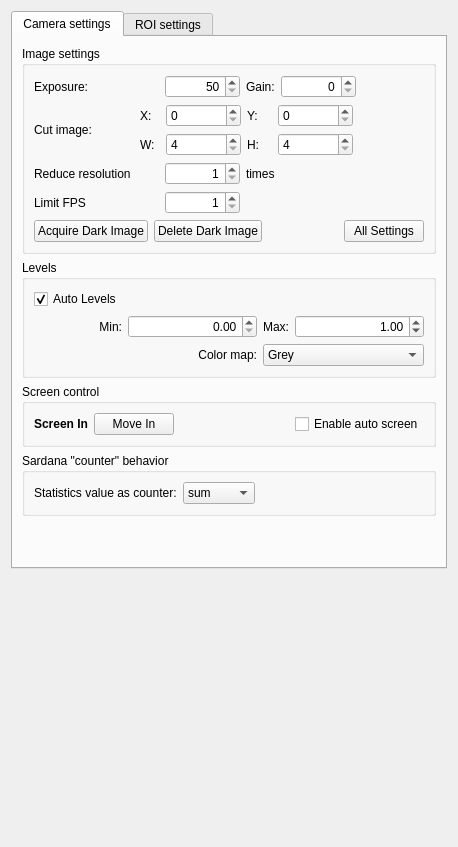
<?xml version="1.0" encoding="UTF-8"?>
<ui version="4.0">
 <class>SettingsWidget</class>
 <widget class="QWidget" name="SettingsWidget">
  <property name="geometry">
   <rect>
    <x>0</x>
    <y>0</y>
    <width>457</width>
    <height>847</height>
   </rect>
  </property>
  <property name="minimumSize">
   <size>
    <width>0</width>
    <height>0</height>
   </size>
  </property>
  <property name="maximumSize">
   <size>
    <width>457</width>
    <height>16777215</height>
   </size>
  </property>
  <property name="windowTitle">
   <string>Form</string>
  </property>
  <layout class="QVBoxLayout" name="verticalLayout">
   <item>
    <widget class="QTabWidget" name="tabWidget">
     <property name="currentIndex">
      <number>0</number>
     </property>
     <widget class="QWidget" name="tab">
      <attribute name="title">
       <string>Camera settings</string>
      </attribute>
      <layout class="QVBoxLayout" name="verticalLayout_5">
       <item>
        <widget class="QGroupBox" name="groupBox">
         <property name="title">
          <string>Image settings</string>
         </property>
         <layout class="QVBoxLayout" name="verticalLayout_3">
          <item>
           <layout class="QHBoxLayout" name="horizontalLayout_4">
            <item>
             <widget class="QLabel" name="label">
              <property name="minimumSize">
               <size>
                <width>125</width>
                <height>0</height>
               </size>
              </property>
              <property name="text">
               <string>Exposure:</string>
              </property>
             </widget>
            </item>
            <item>
             <widget class="QSpinBox" name="sbExposureTime">
              <property name="minimumSize">
               <size>
                <width>75</width>
                <height>0</height>
               </size>
              </property>
              <property name="maximumSize">
               <size>
                <width>75</width>
                <height>16777215</height>
               </size>
              </property>
              <property name="alignment">
               <set>Qt::AlignRight|Qt::AlignTrailing|Qt::AlignVCenter</set>
              </property>
              <property name="minimum">
               <number>50</number>
              </property>
              <property name="maximum">
               <number>1000000</number>
              </property>
             </widget>
            </item>
            <item>
             <widget class="QLabel" name="label_3">
              <property name="text">
               <string>Gain:</string>
              </property>
             </widget>
            </item>
            <item>
             <widget class="QSpinBox" name="sbGain">
              <property name="minimumSize">
               <size>
                <width>75</width>
                <height>0</height>
               </size>
              </property>
              <property name="alignment">
               <set>Qt::AlignRight|Qt::AlignTrailing|Qt::AlignVCenter</set>
              </property>
              <property name="maximum">
               <number>22</number>
              </property>
             </widget>
            </item>
            <item>
             <spacer name="horizontalSpacer_6">
              <property name="orientation">
               <enum>Qt::Horizontal</enum>
              </property>
              <property name="sizeHint" stdset="0">
               <size>
                <width>40</width>
                <height>20</height>
               </size>
              </property>
             </spacer>
            </item>
           </layout>
          </item>
          <item>
           <layout class="QGridLayout" name="gridLayout">
            <item row="0" column="1">
             <widget class="QLabel" name="label_19">
              <property name="minimumSize">
               <size>
                <width>20</width>
                <height>0</height>
               </size>
              </property>
              <property name="text">
               <string>X:</string>
              </property>
             </widget>
            </item>
            <item row="0" column="2">
             <widget class="QSpinBox" name="sbViewX">
              <property name="minimumSize">
               <size>
                <width>75</width>
                <height>0</height>
               </size>
              </property>
              <property name="maximum">
               <number>9999</number>
              </property>
              <property name="singleStep">
               <number>4</number>
              </property>
             </widget>
            </item>
            <item row="0" column="3">
             <widget class="QLabel" name="label_20">
              <property name="minimumSize">
               <size>
                <width>25</width>
                <height>0</height>
               </size>
              </property>
              <property name="text">
               <string>Y:</string>
              </property>
             </widget>
            </item>
            <item row="0" column="4">
             <widget class="QSpinBox" name="sbViewY">
              <property name="minimumSize">
               <size>
                <width>75</width>
                <height>0</height>
               </size>
              </property>
              <property name="maximum">
               <number>9999</number>
              </property>
              <property name="singleStep">
               <number>4</number>
              </property>
             </widget>
            </item>
            <item row="1" column="3">
             <widget class="QLabel" name="label_28">
              <property name="text">
               <string>H:</string>
              </property>
             </widget>
            </item>
            <item row="1" column="1">
             <widget class="QLabel" name="label_27">
              <property name="text">
               <string>W:</string>
              </property>
             </widget>
            </item>
            <item row="1" column="2">
             <widget class="QSpinBox" name="sbViewW">
              <property name="minimum">
               <number>4</number>
              </property>
              <property name="maximum">
               <number>9999</number>
              </property>
              <property name="singleStep">
               <number>4</number>
              </property>
             </widget>
            </item>
            <item row="1" column="4">
             <widget class="QSpinBox" name="sbViewH">
              <property name="minimum">
               <number>4</number>
              </property>
              <property name="maximum">
               <number>9999</number>
              </property>
              <property name="singleStep">
               <number>4</number>
              </property>
             </widget>
            </item>
            <item row="0" column="5">
             <spacer name="horizontalSpacer_8">
              <property name="orientation">
               <enum>Qt::Horizontal</enum>
              </property>
              <property name="sizeHint" stdset="0">
               <size>
                <width>40</width>
                <height>20</height>
               </size>
              </property>
             </spacer>
            </item>
            <item row="0" column="0" rowspan="2">
             <widget class="QLabel" name="label_22">
              <property name="minimumSize">
               <size>
                <width>100</width>
                <height>0</height>
               </size>
              </property>
              <property name="text">
               <string>Cut image:</string>
              </property>
             </widget>
            </item>
           </layout>
          </item>
          <item>
           <layout class="QHBoxLayout" name="horizontalLayout_9">
            <item>
             <widget class="QLabel" name="lbFps_2">
              <property name="minimumSize">
               <size>
                <width>125</width>
                <height>0</height>
               </size>
              </property>
              <property name="text">
               <string>Reduce resolution</string>
              </property>
             </widget>
            </item>
            <item>
             <widget class="QSpinBox" name="sbReduce">
              <property name="minimumSize">
               <size>
                <width>75</width>
                <height>0</height>
               </size>
              </property>
              <property name="alignment">
               <set>Qt::AlignRight|Qt::AlignTrailing|Qt::AlignVCenter</set>
              </property>
              <property name="minimum">
               <number>1</number>
              </property>
             </widget>
            </item>
            <item>
             <widget class="QLabel" name="lbFps_3">
              <property name="text">
               <string>times</string>
              </property>
             </widget>
            </item>
            <item>
             <spacer name="horizontalSpacer_11">
              <property name="orientation">
               <enum>Qt::Horizontal</enum>
              </property>
              <property name="sizeHint" stdset="0">
               <size>
                <width>40</width>
                <height>20</height>
               </size>
              </property>
             </spacer>
            </item>
           </layout>
          </item>
          <item>
           <layout class="QHBoxLayout" name="horizontalLayout_8">
            <item>
             <widget class="QLabel" name="lbFps">
              <property name="minimumSize">
               <size>
                <width>125</width>
                <height>0</height>
               </size>
              </property>
              <property name="text">
               <string>Limit FPS</string>
              </property>
             </widget>
            </item>
            <item>
             <widget class="QSpinBox" name="sbFPS">
              <property name="minimumSize">
               <size>
                <width>75</width>
                <height>0</height>
               </size>
              </property>
              <property name="alignment">
               <set>Qt::AlignRight|Qt::AlignTrailing|Qt::AlignVCenter</set>
              </property>
              <property name="minimum">
               <number>1</number>
              </property>
             </widget>
            </item>
            <item>
             <spacer name="horizontalSpacer_10">
              <property name="orientation">
               <enum>Qt::Horizontal</enum>
              </property>
              <property name="sizeHint" stdset="0">
               <size>
                <width>40</width>
                <height>20</height>
               </size>
              </property>
             </spacer>
            </item>
           </layout>
          </item>
          <item>
           <layout class="QHBoxLayout" name="horizontalLayout_5">
            <item>
             <widget class="QPushButton" name="tbDarkImage">
              <property name="text">
               <string>Acquire Dark Image</string>
              </property>
             </widget>
            </item>
            <item>
             <widget class="QPushButton" name="tbDarkImageDelete">
              <property name="text">
               <string>Delete Dark Image</string>
              </property>
             </widget>
            </item>
            <item>
             <spacer name="horizontalSpacer">
              <property name="orientation">
               <enum>Qt::Horizontal</enum>
              </property>
              <property name="sizeHint" stdset="0">
               <size>
                <width>40</width>
                <height>20</height>
               </size>
              </property>
             </spacer>
            </item>
            <item>
             <widget class="QPushButton" name="tbAllParams">
              <property name="text">
               <string>All Settings</string>
              </property>
             </widget>
            </item>
           </layout>
          </item>
         </layout>
        </widget>
       </item>
       <item>
        <widget class="QGroupBox" name="groupBox_4">
         <property name="title">
          <string>Levels</string>
         </property>
         <layout class="QGridLayout" name="gridLayout_2">
          <item row="1" column="0">
           <widget class="QLabel" name="label_2">
            <property name="text">
             <string>Min:</string>
            </property>
            <property name="alignment">
             <set>Qt::AlignRight|Qt::AlignTrailing|Qt::AlignVCenter</set>
            </property>
           </widget>
          </item>
          <item row="1" column="2">
           <widget class="QLabel" name="label_4">
            <property name="text">
             <string>Max:</string>
            </property>
            <property name="alignment">
             <set>Qt::AlignRight|Qt::AlignTrailing|Qt::AlignVCenter</set>
            </property>
           </widget>
          </item>
          <item row="2" column="0" colspan="2">
           <widget class="QLabel" name="label_5">
            <property name="text">
             <string>Color map:</string>
            </property>
            <property name="alignment">
             <set>Qt::AlignRight|Qt::AlignTrailing|Qt::AlignVCenter</set>
            </property>
           </widget>
          </item>
          <item row="2" column="2" colspan="2">
           <widget class="QComboBox" name="cbColorMap">
            <property name="sizePolicy">
             <sizepolicy hsizetype="Preferred" vsizetype="Preferred">
              <horstretch>0</horstretch>
              <verstretch>0</verstretch>
             </sizepolicy>
            </property>
            <property name="minimumSize">
             <size>
              <width>0</width>
              <height>0</height>
             </size>
            </property>
            <item>
             <property name="text">
              <string>Grey</string>
             </property>
            </item>
            <item>
             <property name="text">
              <string>Thermal</string>
             </property>
            </item>
            <item>
             <property name="text">
              <string>Flame</string>
             </property>
            </item>
            <item>
             <property name="text">
              <string>Yellowy</string>
             </property>
            </item>
            <item>
             <property name="text">
              <string>Bipolar</string>
             </property>
            </item>
            <item>
             <property name="text">
              <string>Spectrum</string>
             </property>
            </item>
            <item>
             <property name="text">
              <string>Cyclic</string>
             </property>
            </item>
            <item>
             <property name="text">
              <string>Qreyclip</string>
             </property>
            </item>
           </widget>
          </item>
          <item row="1" column="3">
           <widget class="QDoubleSpinBox" name="sbMaxLevel">
            <property name="sizePolicy">
             <sizepolicy hsizetype="Expanding" vsizetype="Fixed">
              <horstretch>0</horstretch>
              <verstretch>0</verstretch>
             </sizepolicy>
            </property>
            <property name="alignment">
             <set>Qt::AlignRight|Qt::AlignTrailing|Qt::AlignVCenter</set>
            </property>
            <property name="maximum">
             <double>300.000000000000000</double>
            </property>
            <property name="value">
             <double>1.000000000000000</double>
            </property>
           </widget>
          </item>
          <item row="0" column="0">
           <widget class="QCheckBox" name="chkAutoLevels">
            <property name="text">
             <string>Auto Levels</string>
            </property>
            <property name="checked">
             <bool>true</bool>
            </property>
           </widget>
          </item>
          <item row="1" column="1">
           <widget class="QDoubleSpinBox" name="sbMinLevel">
            <property name="sizePolicy">
             <sizepolicy hsizetype="Expanding" vsizetype="Fixed">
              <horstretch>0</horstretch>
              <verstretch>0</verstretch>
             </sizepolicy>
            </property>
            <property name="alignment">
             <set>Qt::AlignRight|Qt::AlignTrailing|Qt::AlignVCenter</set>
            </property>
            <property name="maximum">
             <double>300.000000000000000</double>
            </property>
           </widget>
          </item>
         </layout>
        </widget>
       </item>
       <item>
        <widget class="QGroupBox" name="gb_screen_motor">
         <property name="title">
          <string>Screen control</string>
         </property>
         <layout class="QHBoxLayout" name="horizontalLayout_2">
          <item>
           <widget class="QLabel" name="lb_screen_status">
            <property name="font">
             <font>
              <weight>75</weight>
              <bold>true</bold>
             </font>
            </property>
            <property name="text">
             <string>Screen In</string>
            </property>
           </widget>
          </item>
          <item>
           <widget class="QPushButton" name="pbInOut">
            <property name="minimumSize">
             <size>
              <width>50</width>
              <height>0</height>
             </size>
            </property>
            <property name="text">
             <string>Move In</string>
            </property>
           </widget>
          </item>
          <item>
           <spacer name="horizontalSpacer_5">
            <property name="orientation">
             <enum>Qt::Horizontal</enum>
            </property>
            <property name="sizeHint" stdset="0">
             <size>
              <width>40</width>
              <height>20</height>
             </size>
            </property>
           </spacer>
          </item>
          <item>
           <spacer name="horizontalSpacer_2">
            <property name="orientation">
             <enum>Qt::Horizontal</enum>
            </property>
            <property name="sizeHint" stdset="0">
             <size>
              <width>40</width>
              <height>20</height>
             </size>
            </property>
           </spacer>
          </item>
          <item>
           <widget class="QCheckBox" name="chk_auto_screen">
            <property name="text">
             <string>Enable auto screen</string>
            </property>
           </widget>
          </item>
         </layout>
        </widget>
       </item>
       <item>
        <widget class="QGroupBox" name="gb_sardana">
         <property name="title">
          <string>Sardana &quot;counter&quot; behavior</string>
         </property>
         <layout class="QHBoxLayout" name="horizontalLayout_3">
          <item>
           <widget class="QLabel" name="lb_screen_status_2">
            <property name="font">
             <font>
              <weight>50</weight>
              <bold>false</bold>
             </font>
            </property>
            <property name="text">
             <string>Statistics value as counter:</string>
            </property>
           </widget>
          </item>
          <item>
           <widget class="QComboBox" name="cb_counter">
            <property name="sizePolicy">
             <sizepolicy hsizetype="Preferred" vsizetype="Preferred">
              <horstretch>0</horstretch>
              <verstretch>0</verstretch>
             </sizepolicy>
            </property>
            <property name="minimumSize">
             <size>
              <width>0</width>
              <height>0</height>
             </size>
            </property>
            <item>
             <property name="text">
              <string>sum</string>
             </property>
            </item>
            <item>
             <property name="text">
              <string>max_i</string>
             </property>
            </item>
            <item>
             <property name="text">
              <string>max_x</string>
             </property>
            </item>
            <item>
             <property name="text">
              <string>max_y</string>
             </property>
            </item>
            <item>
             <property name="text">
              <string>com_x</string>
             </property>
            </item>
            <item>
             <property name="text">
              <string>com_y</string>
             </property>
            </item>
            <item>
             <property name="text">
              <string>fwhm_x</string>
             </property>
            </item>
            <item>
             <property name="text">
              <string>fwhm_y</string>
             </property>
            </item>
           </widget>
          </item>
          <item>
           <spacer name="horizontalSpacer_7">
            <property name="orientation">
             <enum>Qt::Horizontal</enum>
            </property>
            <property name="sizeHint" stdset="0">
             <size>
              <width>40</width>
              <height>20</height>
             </size>
            </property>
           </spacer>
          </item>
         </layout>
        </widget>
       </item>
       <item>
        <spacer name="verticalSpacer_2">
         <property name="orientation">
          <enum>Qt::Vertical</enum>
         </property>
         <property name="sizeHint" stdset="0">
          <size>
           <width>20</width>
           <height>40</height>
          </size>
         </property>
        </spacer>
       </item>
      </layout>
     </widget>
     <widget class="QWidget" name="tab_2">
      <attribute name="title">
       <string>ROI settings</string>
      </attribute>
      <layout class="QVBoxLayout" name="verticalLayout_4">
       <item>
        <widget class="QGroupBox" name="groupBox_2">
         <property name="title">
          <string>Markers</string>
         </property>
         <layout class="QVBoxLayout" name="verticalLayout_2">
          <item>
           <layout class="QHBoxLayout" name="horizontalLayout">
            <item>
             <spacer name="horizontalSpacer_4">
              <property name="orientation">
               <enum>Qt::Horizontal</enum>
              </property>
              <property name="sizeHint" stdset="0">
               <size>
                <width>40</width>
                <height>20</height>
               </size>
              </property>
             </spacer>
            </item>
            <item>
             <widget class="QPushButton" name="but_add_marker">
              <property name="text">
               <string>Add Marker</string>
              </property>
             </widget>
            </item>
           </layout>
          </item>
          <item>
           <widget class="QWidget" name="layout_markers" native="true">
            <property name="minimumSize">
             <size>
              <width>0</width>
              <height>0</height>
             </size>
            </property>
            <property name="maximumSize">
             <size>
              <width>16777215</width>
              <height>16777215</height>
             </size>
            </property>
           </widget>
          </item>
         </layout>
        </widget>
       </item>
       <item>
        <widget class="QGroupBox" name="groupBox_3">
         <property name="title">
          <string>ROI</string>
         </property>
         <layout class="QGridLayout" name="gridLayout_3">
          <item row="2" column="3">
           <widget class="QSpinBox" name="sbRoiY">
            <property name="sizePolicy">
             <sizepolicy hsizetype="Expanding" vsizetype="Fixed">
              <horstretch>0</horstretch>
              <verstretch>0</verstretch>
             </sizepolicy>
            </property>
            <property name="maximum">
             <number>9999</number>
            </property>
           </widget>
          </item>
          <item row="2" column="0">
           <widget class="QLabel" name="label_6">
            <property name="text">
             <string>X:</string>
            </property>
            <property name="alignment">
             <set>Qt::AlignRight|Qt::AlignTrailing|Qt::AlignVCenter</set>
            </property>
           </widget>
          </item>
          <item row="0" column="0">
           <widget class="QCheckBox" name="chbShowRoi">
            <property name="text">
             <string>Enable</string>
            </property>
           </widget>
          </item>
          <item row="2" column="1">
           <widget class="QSpinBox" name="sbRoiX">
            <property name="sizePolicy">
             <sizepolicy hsizetype="Expanding" vsizetype="Fixed">
              <horstretch>0</horstretch>
              <verstretch>0</verstretch>
             </sizepolicy>
            </property>
            <property name="maximum">
             <number>9999</number>
            </property>
           </widget>
          </item>
          <item row="3" column="3">
           <widget class="QSpinBox" name="sbRoiHeight">
            <property name="sizePolicy">
             <sizepolicy hsizetype="Expanding" vsizetype="Fixed">
              <horstretch>0</horstretch>
              <verstretch>0</verstretch>
             </sizepolicy>
            </property>
            <property name="maximum">
             <number>9999</number>
            </property>
           </widget>
          </item>
          <item row="3" column="2">
           <widget class="QLabel" name="label_8">
            <property name="text">
             <string>H:</string>
            </property>
            <property name="alignment">
             <set>Qt::AlignRight|Qt::AlignTrailing|Qt::AlignVCenter</set>
            </property>
           </widget>
          </item>
          <item row="3" column="0">
           <widget class="QLabel" name="label_9">
            <property name="text">
             <string>W:</string>
            </property>
            <property name="alignment">
             <set>Qt::AlignRight|Qt::AlignTrailing|Qt::AlignVCenter</set>
            </property>
           </widget>
          </item>
          <item row="2" column="2">
           <widget class="QLabel" name="label_7">
            <property name="text">
             <string>Y:</string>
            </property>
            <property name="alignment">
             <set>Qt::AlignRight|Qt::AlignTrailing|Qt::AlignVCenter</set>
            </property>
           </widget>
          </item>
          <item row="3" column="1">
           <widget class="QSpinBox" name="sbRoiWidth">
            <property name="sizePolicy">
             <sizepolicy hsizetype="Expanding" vsizetype="Fixed">
              <horstretch>0</horstretch>
              <verstretch>0</verstretch>
             </sizepolicy>
            </property>
            <property name="maximum">
             <number>9999</number>
            </property>
           </widget>
          </item>
         </layout>
        </widget>
       </item>
       <item>
        <widget class="QGroupBox" name="groupBox_5">
         <property name="title">
          <string>Statistics</string>
         </property>
         <property name="checkable">
          <bool>false</bool>
         </property>
         <layout class="QGridLayout" name="gridLayout_4">
          <item row="2" column="2">
           <widget class="QLineEdit" name="leMinY">
            <property name="sizePolicy">
             <sizepolicy hsizetype="Fixed" vsizetype="Fixed">
              <horstretch>0</horstretch>
              <verstretch>0</verstretch>
             </sizepolicy>
            </property>
            <property name="minimumSize">
             <size>
              <width>0</width>
              <height>0</height>
             </size>
            </property>
            <property name="maximumSize">
             <size>
              <width>100</width>
              <height>16777215</height>
             </size>
            </property>
            <property name="alignment">
             <set>Qt::AlignCenter</set>
            </property>
           </widget>
          </item>
          <item row="1" column="4">
           <widget class="QCheckBox" name="chbShowMax">
            <property name="text">
             <string/>
            </property>
           </widget>
          </item>
          <item row="2" column="3">
           <widget class="QLineEdit" name="leMinVal">
            <property name="sizePolicy">
             <sizepolicy hsizetype="Fixed" vsizetype="Fixed">
              <horstretch>0</horstretch>
              <verstretch>0</verstretch>
             </sizepolicy>
            </property>
            <property name="minimumSize">
             <size>
              <width>0</width>
              <height>0</height>
             </size>
            </property>
            <property name="maximumSize">
             <size>
              <width>100</width>
              <height>16777215</height>
             </size>
            </property>
            <property name="alignment">
             <set>Qt::AlignCenter</set>
            </property>
           </widget>
          </item>
          <item row="1" column="3">
           <widget class="QLineEdit" name="leMaxVal">
            <property name="sizePolicy">
             <sizepolicy hsizetype="Fixed" vsizetype="Fixed">
              <horstretch>0</horstretch>
              <verstretch>0</verstretch>
             </sizepolicy>
            </property>
            <property name="minimumSize">
             <size>
              <width>0</width>
              <height>0</height>
             </size>
            </property>
            <property name="maximumSize">
             <size>
              <width>100</width>
              <height>16777215</height>
             </size>
            </property>
            <property name="alignment">
             <set>Qt::AlignCenter</set>
            </property>
           </widget>
          </item>
          <item row="2" column="1">
           <widget class="QLineEdit" name="leMinX">
            <property name="sizePolicy">
             <sizepolicy hsizetype="Fixed" vsizetype="Fixed">
              <horstretch>0</horstretch>
              <verstretch>0</verstretch>
             </sizepolicy>
            </property>
            <property name="minimumSize">
             <size>
              <width>0</width>
              <height>0</height>
             </size>
            </property>
            <property name="maximumSize">
             <size>
              <width>100</width>
              <height>16777215</height>
             </size>
            </property>
            <property name="alignment">
             <set>Qt::AlignCenter</set>
            </property>
           </widget>
          </item>
          <item row="2" column="4">
           <widget class="QCheckBox" name="chbShowMin">
            <property name="text">
             <string/>
            </property>
           </widget>
          </item>
          <item row="3" column="1">
           <widget class="QLineEdit" name="leComX">
            <property name="sizePolicy">
             <sizepolicy hsizetype="Fixed" vsizetype="Fixed">
              <horstretch>0</horstretch>
              <verstretch>0</verstretch>
             </sizepolicy>
            </property>
            <property name="minimumSize">
             <size>
              <width>0</width>
              <height>0</height>
             </size>
            </property>
            <property name="maximumSize">
             <size>
              <width>100</width>
              <height>16777215</height>
             </size>
            </property>
            <property name="alignment">
             <set>Qt::AlignCenter</set>
            </property>
           </widget>
          </item>
          <item row="3" column="0">
           <widget class="QLabel" name="label_15">
            <property name="text">
             <string>CoM</string>
            </property>
           </widget>
          </item>
          <item row="3" column="2">
           <widget class="QLineEdit" name="leComY">
            <property name="sizePolicy">
             <sizepolicy hsizetype="Fixed" vsizetype="Fixed">
              <horstretch>0</horstretch>
              <verstretch>0</verstretch>
             </sizepolicy>
            </property>
            <property name="minimumSize">
             <size>
              <width>0</width>
              <height>0</height>
             </size>
            </property>
            <property name="maximumSize">
             <size>
              <width>100</width>
              <height>16777215</height>
             </size>
            </property>
            <property name="alignment">
             <set>Qt::AlignCenter</set>
            </property>
           </widget>
          </item>
          <item row="3" column="3">
           <widget class="QLineEdit" name="leComVal">
            <property name="sizePolicy">
             <sizepolicy hsizetype="Fixed" vsizetype="Fixed">
              <horstretch>0</horstretch>
              <verstretch>0</verstretch>
             </sizepolicy>
            </property>
            <property name="minimumSize">
             <size>
              <width>0</width>
              <height>0</height>
             </size>
            </property>
            <property name="maximumSize">
             <size>
              <width>100</width>
              <height>16777215</height>
             </size>
            </property>
            <property name="alignment">
             <set>Qt::AlignCenter</set>
            </property>
           </widget>
          </item>
          <item row="3" column="4">
           <widget class="QCheckBox" name="chbShowCom">
            <property name="text">
             <string/>
            </property>
           </widget>
          </item>
          <item row="4" column="1">
           <widget class="QLineEdit" name="leFwhmX">
            <property name="sizePolicy">
             <sizepolicy hsizetype="Fixed" vsizetype="Fixed">
              <horstretch>0</horstretch>
              <verstretch>0</verstretch>
             </sizepolicy>
            </property>
            <property name="minimumSize">
             <size>
              <width>0</width>
              <height>0</height>
             </size>
            </property>
            <property name="maximumSize">
             <size>
              <width>100</width>
              <height>16777215</height>
             </size>
            </property>
            <property name="alignment">
             <set>Qt::AlignCenter</set>
            </property>
           </widget>
          </item>
          <item row="6" column="1">
           <widget class="QLineEdit" name="leSum">
            <property name="sizePolicy">
             <sizepolicy hsizetype="Fixed" vsizetype="Fixed">
              <horstretch>0</horstretch>
              <verstretch>0</verstretch>
             </sizepolicy>
            </property>
            <property name="minimumSize">
             <size>
              <width>0</width>
              <height>0</height>
             </size>
            </property>
            <property name="maximumSize">
             <size>
              <width>100</width>
              <height>16777215</height>
             </size>
            </property>
            <property name="alignment">
             <set>Qt::AlignCenter</set>
            </property>
           </widget>
          </item>
          <item row="8" column="1">
           <widget class="QDoubleSpinBox" name="sbThreshold">
            <property name="maximumSize">
             <size>
              <width>110</width>
              <height>16777215</height>
             </size>
            </property>
            <property name="maximum">
             <double>99999999.000000000000000</double>
            </property>
           </widget>
          </item>
          <item row="4" column="0">
           <widget class="QLabel" name="label_16">
            <property name="text">
             <string>FWHM</string>
            </property>
           </widget>
          </item>
          <item row="6" column="0">
           <widget class="QLabel" name="label_17">
            <property name="text">
             <string>Sum</string>
            </property>
           </widget>
          </item>
          <item row="8" column="0">
           <widget class="QLabel" name="label_18">
            <property name="text">
             <string>BG</string>
            </property>
           </widget>
          </item>
          <item row="2" column="0">
           <widget class="QLabel" name="label_14">
            <property name="text">
             <string>Min</string>
            </property>
           </widget>
          </item>
          <item row="1" column="0">
           <widget class="QLabel" name="label_13">
            <property name="text">
             <string>Max</string>
            </property>
           </widget>
          </item>
          <item row="1" column="1">
           <widget class="QLineEdit" name="leMaxX">
            <property name="enabled">
             <bool>true</bool>
            </property>
            <property name="sizePolicy">
             <sizepolicy hsizetype="Fixed" vsizetype="Fixed">
              <horstretch>0</horstretch>
              <verstretch>0</verstretch>
             </sizepolicy>
            </property>
            <property name="minimumSize">
             <size>
              <width>0</width>
              <height>0</height>
             </size>
            </property>
            <property name="maximumSize">
             <size>
              <width>100</width>
              <height>16777215</height>
             </size>
            </property>
            <property name="alignment">
             <set>Qt::AlignCenter</set>
            </property>
           </widget>
          </item>
          <item row="0" column="1">
           <widget class="QLabel" name="label_10">
            <property name="text">
             <string>X</string>
            </property>
            <property name="alignment">
             <set>Qt::AlignCenter</set>
            </property>
           </widget>
          </item>
          <item row="0" column="2">
           <widget class="QLabel" name="label_11">
            <property name="text">
             <string>Y</string>
            </property>
            <property name="alignment">
             <set>Qt::AlignCenter</set>
            </property>
           </widget>
          </item>
          <item row="0" column="3">
           <widget class="QLabel" name="label_12">
            <property name="text">
             <string>Value</string>
            </property>
            <property name="alignment">
             <set>Qt::AlignCenter</set>
            </property>
           </widget>
          </item>
          <item row="1" column="2">
           <widget class="QLineEdit" name="leMaxY">
            <property name="sizePolicy">
             <sizepolicy hsizetype="Fixed" vsizetype="Fixed">
              <horstretch>0</horstretch>
              <verstretch>0</verstretch>
             </sizepolicy>
            </property>
            <property name="minimumSize">
             <size>
              <width>0</width>
              <height>0</height>
             </size>
            </property>
            <property name="maximumSize">
             <size>
              <width>100</width>
              <height>16777215</height>
             </size>
            </property>
            <property name="alignment">
             <set>Qt::AlignCenter</set>
            </property>
           </widget>
          </item>
          <item row="4" column="2">
           <widget class="QLineEdit" name="leFwhmY">
            <property name="sizePolicy">
             <sizepolicy hsizetype="Fixed" vsizetype="Fixed">
              <horstretch>0</horstretch>
              <verstretch>0</verstretch>
             </sizepolicy>
            </property>
            <property name="minimumSize">
             <size>
              <width>0</width>
              <height>0</height>
             </size>
            </property>
            <property name="maximumSize">
             <size>
              <width>100</width>
              <height>16777215</height>
             </size>
            </property>
            <property name="alignment">
             <set>Qt::AlignCenter</set>
            </property>
           </widget>
          </item>
          <item row="4" column="3">
           <spacer name="horizontalSpacer_3">
            <property name="orientation">
             <enum>Qt::Horizontal</enum>
            </property>
            <property name="sizeHint" stdset="0">
             <size>
              <width>40</width>
              <height>20</height>
             </size>
            </property>
           </spacer>
          </item>
          <item row="0" column="4">
           <widget class="QLabel" name="label_21">
            <property name="text">
             <string>Mark</string>
            </property>
           </widget>
          </item>
         </layout>
        </widget>
       </item>
       <item>
        <spacer name="verticalSpacer_3">
         <property name="orientation">
          <enum>Qt::Vertical</enum>
         </property>
         <property name="sizeHint" stdset="0">
          <size>
           <width>20</width>
           <height>40</height>
          </size>
         </property>
        </spacer>
       </item>
      </layout>
     </widget>
    </widget>
   </item>
   <item>
    <spacer name="verticalSpacer">
     <property name="orientation">
      <enum>Qt::Vertical</enum>
     </property>
     <property name="sizeHint" stdset="0">
      <size>
       <width>20</width>
       <height>126</height>
      </size>
     </property>
    </spacer>
   </item>
  </layout>
 </widget>
 <resources/>
 <connections/>
</ui>
